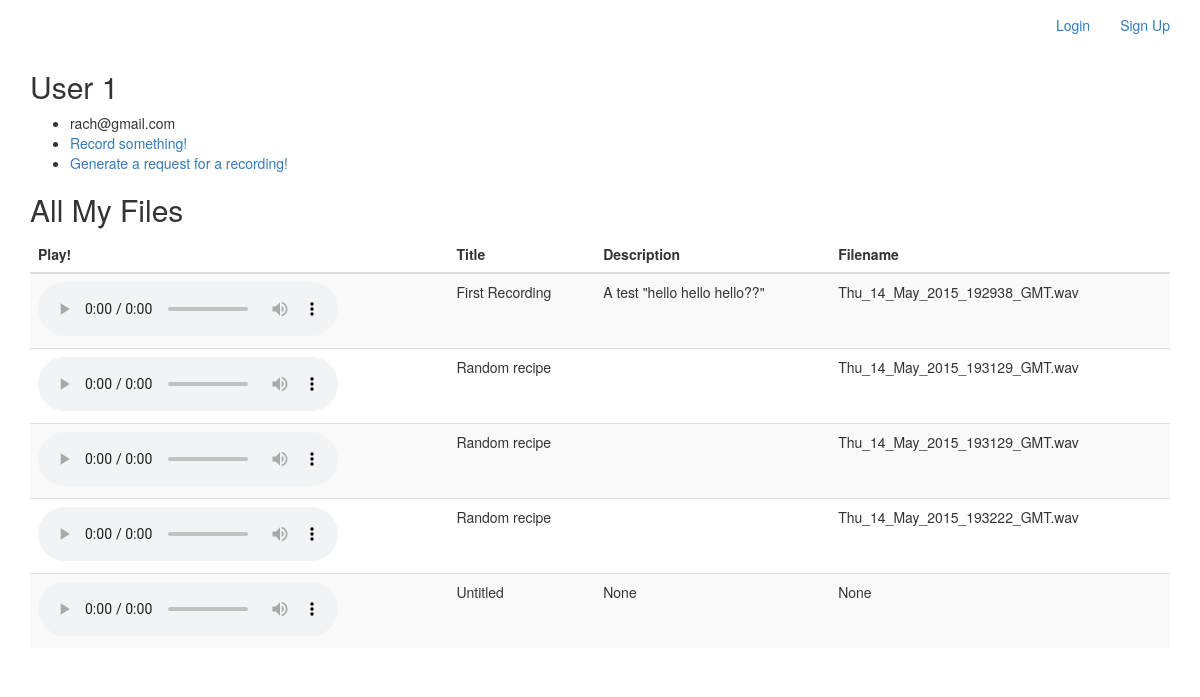
Page /user/1 on the committed database.
### model.py (models this page shows, shortened)
class User(db.Model):
    __tablename__ = "Users"
    id = db.Column(db.Integer, autoincrement=True, primary_key=True)
    email = db.Column(db.String(100), nullable=False)
    password = db.Column(db.String(50), nullable=False)
    first_name = db.Column(db.String(50), nullable=False)
    last_name = db.Column(db.String(50), nullable=False)

class Upload(db.Model):
    __tablename__ = "Uploads"
    id = db.Column(db.Integer, autoincrement=True, primary_key=True)
    user_id = db.Column(db.Integer, db.ForeignKey('Users.id'), nullable=False)
    title = db.Column(db.String, nullable=False, default='Untitled')
    description = db.Column(db.String)
    path = db.Column(db.String(50))
    mimetype = db.Column(db.String(50), default='wav') # wav, jpg, mp3
    user = db.relationship("User", backref=db.backref("uploads", order_by=id))

### server.py (the view)
@app.route('/user/<int:id>')
def user_page(id):
	"""Show more information about the single user logged in."""
	user = User.query.get(id)
	return render_template("user_page.html", user=user)

### templates/user_page.html
{% extends 'base.html' %}
{% block content %}
    <h2>User {{ user.id }}</h2>
    <ul>
      <li>{{ user.email }}</li>
      <li><a href="/record-loggedin">Record something!</a>
      <li><a href="/generate">Generate a request for a recording!</a>
    </ul>
    {% if user.uploads %}
    <h2>All My Files</h2>
    <table class="table table-striped">
        <thead>
        <tr>
            <th>Play!</th>
            <th>Title</th>
            <th>Description</th>
            <th>Filename</th>
        </tr>
        </thead>
        <tbody>
        {% for upload in user.uploads %}
        <tr>
            <td>
                <audio controls>
                    <source src="/uploads/{{ upload.path }}" type="audio/wav">
                </audio>
            </td>
            <td>{{ upload.title }}</td>
            <td>{{ upload.description }}</td>
            <td>{{ upload.path }}</td>
        </tr>
        {% endfor %}
        </tbody>
    </table>
    {% endif %}
{% endblock %}

### templates/base.html (shortened to what this page needs)
<!doctype html>
<html>
<head>
  <link rel="stylesheet" href="http://maxcdn.bootstrapcdn.com/bootstrap/3.3.4/css/bootstrap.css"/>
  <link rel="stylesheet" href="/static/css/style.css"/>
</head>
<body>
  <div class="navbar navbar-static-top">
    <div class="container">
      <div class="navbar-collapse collapse">
          <ul class="nav navbar-nav navbar-right">
            {% if 'email' in session %}
              <li><a href='/logout'>Logout </a></li>
            {% else %}
              <li><a href='/login'> Login </a></li>
              <li><a href='/signup'>Sign Up</a></li>
            {% endif %}
          </ul>
    </div>
  </div>
  <div class="container">
  	{% block content %}{% endblock %}
  </div>
</body>
</html>

### rows in the picture
User: id "1", email "rach@gmail.com"
Upload: title "First Recording", description "A test \"hello hello hello??\"", path "Thu_14_May_2015_192938_GMT.wav"
Upload: title "Random recipe", path "Thu_14_May_2015_193129_GMT.wav"
Upload: title "Random recipe", path "Thu_14_May_2015_193129_GMT.wav"
Upload: title "Random recipe", path "Thu_14_May_2015_193222_GMT.wav"
Upload: title "Untitled", description "None", path "None"
